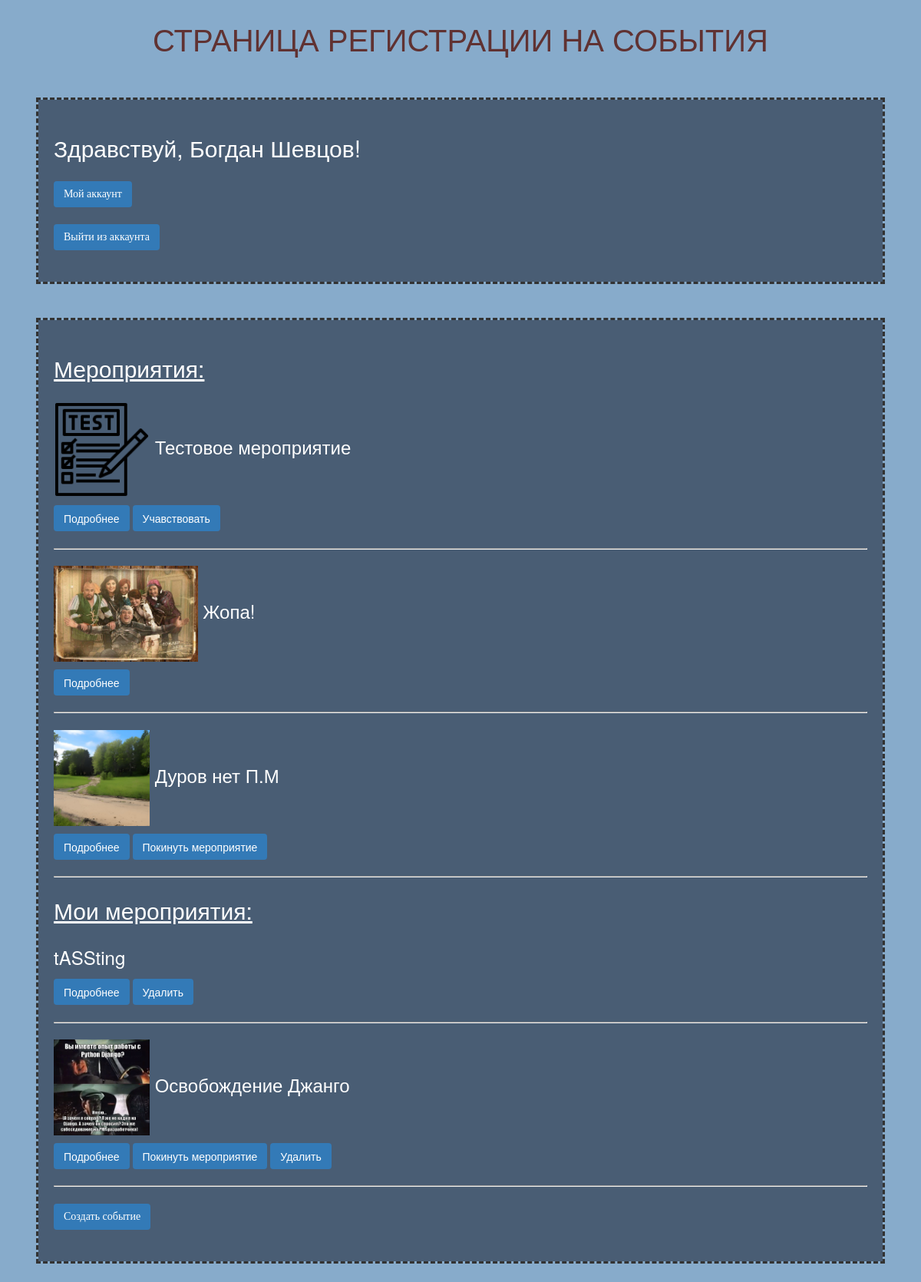
/ (signed in), run on the app's committed database.
### event/models.py (models this page shows, shortened)
class Event(models.Model):
    name = models.CharField(max_length=150, verbose_name='Название', help_text='Название мероприятия')
    description = models.TextField(null=True, blank=True, verbose_name='Описание', help_text='Описание мероприятия')
    logo = models.ImageField(null=True, blank=True, max_length=50, verbose_name='Логотип', help_text='Логотип мероприятия', upload_to='images/')
    status = models.ForeignKey(Status, on_delete=models.CASCADE, default=1, verbose_name='Статус', help_text='Статус мероприятия')
    data_start = models.DateField(verbose_name='Дата начала', help_text='Дата начала мероприятия')
    data_end = models.DateField(verbose_name='Дата конца', help_text='Дата конца мероприятия')
    city = models.CharField(max_length=80, verbose_name='Город', help_text='Город проведения мероприятия')
    user = models.ForeignKey(User, on_delete=models.CASCADE, blank=True, verbose_name='Создатель', help_text='Логин создателя')
    class Meta:
        verbose_name_plural = 'События'
        verbose_name = 'Событие'
        ordering = ['-status', '-data_start', '-data_end']

### event/views.py (the view)
# urls.py: path('', index, name='index'),
def index(request):
    template = loader.get_template('event/index.html')
    if request.user.is_authenticated:
        events = Event.objects.exclude(user_id=request.user.id).order_by('-name')
        user_event = Event.objects.filter(user_id=request.user.id)
        try:
            user_id = Users.objects.get(user_id=request.user.id)
            ues = UsersEvents.objects.filter(users_id=user_id)
            ues1 = []
            for ue in ues:
                ues1 += Event.objects.filter(pk=ue.event_id)
        except UsersEvents.DoesNotExist:
            ues1 = []
        except Users.DoesNotExist:
            ues1 = []
    else:
        events = Event.objects.all().order_by('-name')
        ues1 = []
        user_event = []
    context = {'events': events, 'user_event': user_event, 'ues': ues1}
    return HttpResponse(template.render(context, request))

### event/templates/event/index.html (shortened to what this page needs)
{% load static %}
<html>
<head>
    <link rel="stylesheet" type="text/css" href="{% static 'event/style.css' %}">
</head>
<body>
    <h1>Страница регистрации на события</h1>
        <div>
            {% if user.is_authenticated %}
                <h2>Здравствуй, {{ user.first_name }} {{ user.last_name }}!</h2>
                <p><a href="{% url 'by_account' request.user.id %}">Мой аккаунт</a></p>
                <p><a href="{% url 'logout' %}">Выйти из аккаунта</a></p>
              {% else %}
                <h2>Вы не вошли в аккаунт</h2>
                <p><a href="{% url 'login' %}">Войти в аккаунт</a></p>
                <p><a href="{% url 'signup' %}">Создать учетную запись</a></p>
              {% endif %}
        </div>
        <div>
            <h2><u>Мероприятия:</u></h2>
            {% for event in events %}
                {% include 'event/preevent.html' %}
            <hr/>
            {% endfor %}
            <h2><u>Мои мероприятия:</u></h2>
            {% for event in user_event %}
                {% include 'event/preevent.html' %}
            <hr/>
            {% endfor %}
            <p><a href="{% url 'newevent' %}">Создать событие</a></p>
        </div>
</body>
</html>

### event/templates/event/preevent.html
{% block content %}
  <p>
    <h3>
      {% if event.logo != '' %}
      <img src="{{ event.logo.url }}" alt="img_error" style="max-height:125px">
      {% endif %}
      {{ event.name }}
    </h3>
    <a href="{% url 'by_event' event.pk %}">Подробнее</a>
    {% if event in ues %}
    <a href="{% url 'deleteuserevent' event.pk request.user.id %} ">Покинуть мероприятие</a>
    {% elif not event.status_id == 3 %}
    <a href="{% url 'signevent' event.pk %} ">Учавствовать</a>
    {% endif %}
    {% if request.user.id == event.user_id or request.user.is_superuser %}
    <a href="{% url 'deleteevent' event.pk %} " onclick="clicked(event)">Удалить</a>
    {% endif %}
  </p>
{% endblock content %}

### event/static/event/style.css (style rules this page uses)
p { font-size: 16pt; font-family: verdana; color: white; }
h1 { font-size: 20 Opt; text-transform: uppercase; text-align: center; color: white; }
body, h1, h2, h3, h4, h5, h6 { font-family: 'Open Sans', sans-serif; }
div { outline: dashed; margin: 50px; padding: 20px; background-color: #495d74 }
html { font-family: sans-serif; -webkit-text-size-adjust: 100%; -ms-text-size-adjust: 100% }
body { margin: 0; background-color: #87abcb; }
h1 { font-size: 40px; line-height: 1.45; }
img { border: 0 }
html { font-size: 10px; -webkit-tap-highlight-color: transparent }
body { font-family: "Helvetica Neue",Helvetica,Arial,sans-serif; font-size: 14px; line-height: 1.42857143; color: #333; background-color: #87abcb; }
a { color: white; text-decoration: none }
img { vertical-align: middle }
.h1,.h2,.h3,.h4,.h5,.h6,h1,h2,h3,h4,h5,h6 { font-family: inherit; font-weight: 500; line-height: 1.5; color: white; }
.h1,.h2,.h3,h1,h2,h3 { margin-top: 20px; margin-bottom: 10px }
.h2,h2 { font-size: 30px }
.h3,h3 { font-size: 24px }
button, a { display: inline-block; padding: 6px 12px; margin-bottom: 0; font-size: 14px; font-weight: 400; line-height: 1.42857143; color: #fff; background-color: #337ab7; border-color: #2e6da4; text-align: center; white-space: nowrap; vertical-align: middle; -ms-touch-action: manipulation; touch-action: manipulation; cursor: pointer; -webkit-user-select: none; -moz-user-select: none; -ms-user-select: none; user-select: none; background-image: none; border: 1px solid transparent; border-radius: 4px; }
h1 { color: #603232; }

### data on the page
Event: logo (picture), name "Тестовое мероприятие", shows "Учавствовать"
Event: logo (picture), name "Жопа!"
Event: logo (picture), name "Дуров нет П.М", shows "Покинуть мероприятие"
Event: name "tASSting", shows "Удалить"
Event: logo (picture), name "Освобождение Джанго", shows "Покинуть мероприятие", shows "Удалить"

### other printed values
{{ user.first_name }} "Богдан"
{{ user.last_name }} "Шевцов"
